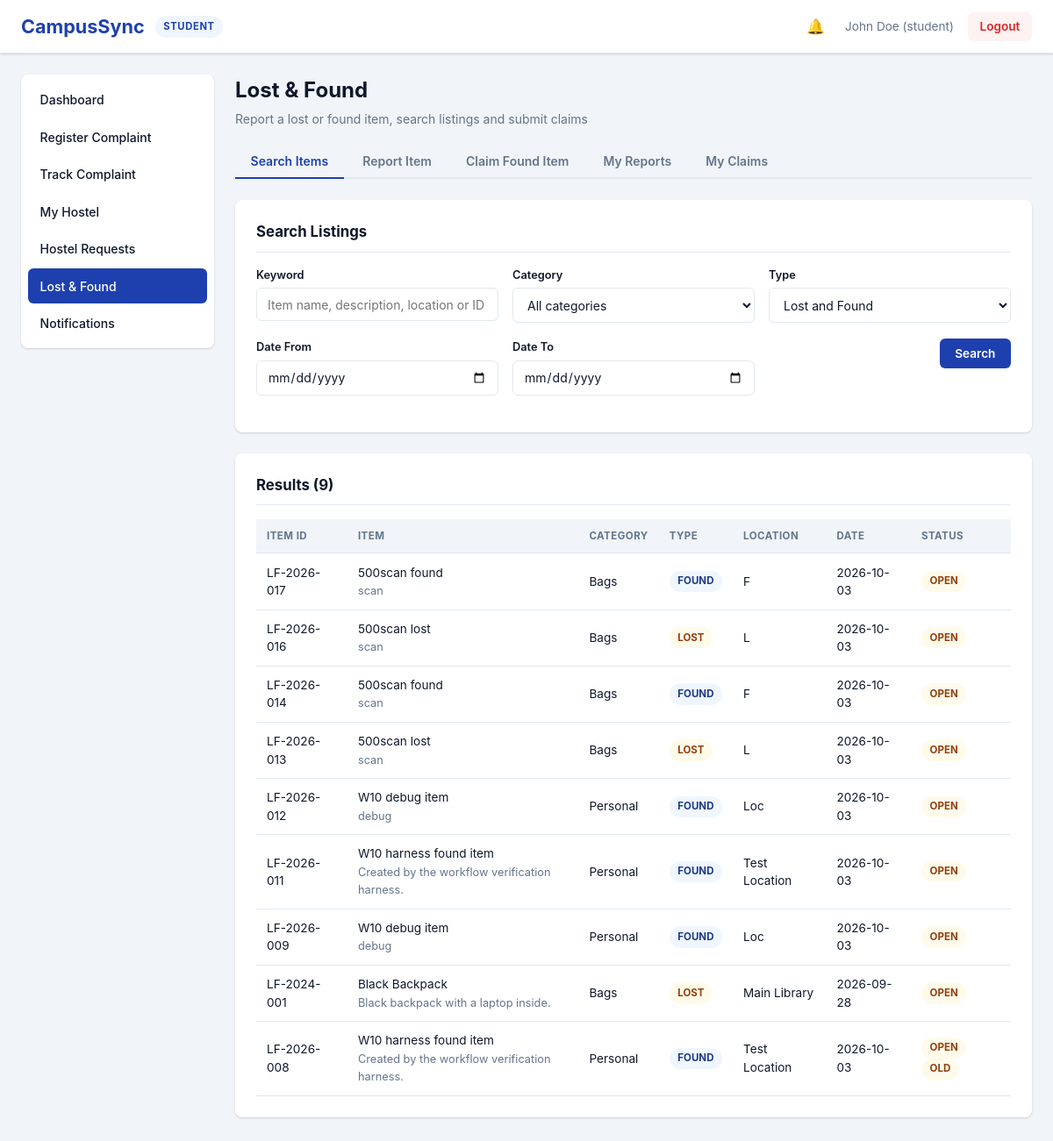
Screenshot of /student/lost-found (signed in) with the database file from the repository.
### models.py (models this page shows, shortened)
class User(db.Model):
    __tablename__ = 'users'
    id = db.Column(db.Integer, primary_key=True)
    username = db.Column(db.String(80), unique=True, nullable=False)
    password_hash = db.Column(db.String(120), nullable=False)
    role = db.Column(db.String(20), nullable=False)  # student|warden|staff|lostfound|admin
    full_name = db.Column(db.String(100), nullable=False)
    email = db.Column(db.String(120), unique=True, nullable=False)
    created_at = db.Column(db.DateTime, default=datetime.utcnow)
    phone = db.Column(db.String(20))
    department_id = db.Column(db.Integer, db.ForeignKey('departments.id'), nullable=True)
    is_active = db.Column(db.Boolean, default=True)
    failed_login_attempts = db.Column(db.Integer, default=0)
    locked_until = db.Column(db.DateTime)
    last_login_at = db.Column(db.DateTime)
    complaints = db.relationship('Complaint', backref='student', lazy=True,
                                foreign_keys='Complaint.student_id')
    hostel_requests = db.relationship('HostelRequest', backref='student', lazy=True,
                                      foreign_keys='HostelRequest.student_id')
    notifications = db.relationship('Notification', backref='user', lazy=True)

class LostFoundItem(db.Model):
    __tablename__ = 'lost_found_items'
    id = db.Column(db.Integer, primary_key=True)
    item_id = db.Column(db.String(20), unique=True, nullable=False)
    student_id = db.Column(db.Integer, db.ForeignKey('users.id'), nullable=False)
    item_name = db.Column(db.String(100), nullable=False)
    item_type = db.Column(db.String(10), nullable=False)  # 'Lost' or 'Found'
    description = db.Column(db.Text, nullable=False)
    location = db.Column(db.String(200), nullable=False)
    date = db.Column(db.Date, nullable=False)
    status = db.Column(db.String(20), default='Open')
    claimed_by = db.Column(db.Integer, db.ForeignKey('users.id'), nullable=True)
    created_at = db.Column(db.DateTime, default=datetime.utcnow)
    updated_at = db.Column(db.DateTime, default=datetime.utcnow, onupdate=datetime.utcnow)
    item_category = db.Column(db.String(60))
    photo_path = db.Column(db.String(255))
    retention_flag = db.Column(db.Boolean, default=False)
    student = db.relationship('User', foreign_keys=[student_id], backref='lost_found_items')
    claimant = db.relationship('User', foreign_keys=[claimed_by], backref='claimed_items')
    claims = db.relationship('Claim', backref='item', lazy=True,
                             cascade='all, delete-orphan')

### routes/student.py (the view, shortened to what this page needs)
@student_bp.route('/lost-found', methods=['GET', 'POST'])
@student_required
def lost_found():
    today = date.today().isoformat()
    user = current_user()
    refresh_retention_flags()
    keyword = request.args.get('keyword', '').strip()
    category = request.args.get('category', '').strip()
    type_filter = request.args.get('type', '').strip().upper()
    date_from = request.args.get('from', '').strip()
    date_to = request.args.get('to', '').strip()
    results = _search_items(keyword, category, type_filter, date_from, date_to)
    claimable = _search_items('', '', 'FOUND', '', '', claimable_only=True)
    my_items = LostFoundItem.query.filter_by(student_id=user.id).order_by(
        LostFoundItem.created_at.desc()).all()
    my_claims = Claim.query.filter_by(student_id=user.id).order_by(
        Claim.created_at.desc()).all()
    categories = [c for c in db.session.query(
        LostFoundItem.item_category).distinct().all() if c[0]]
    return render_template('student/lost_found.html', today=today,
                           items=results, claimable=claimable,
                           user_items=my_items, my_claims=my_claims,
                           categories=categories, search={
                               'keyword': keyword, 'category': category,
                               'type': type_filter, 'from': date_from, 'to': date_to})

### security.py (called while the page is built)
def get_setting(key, default=None):
    row = Setting.query.filter_by(key=key).first()
    if row and row.value is not None:
        return row.value
    if key in DEFAULT_SETTINGS:
        return DEFAULT_SETTINGS[key][0]
    return default

def get_setting_int(key, default=0):
    try:
        return int(get_setting(key, default))
    except (TypeError, ValueError):
        return default

def current_user():
    user_id = session.get('user_id')
    if not user_id:
        return None
    return db.session.get(User, user_id)

def role_required(*roles):
    def decorator(view):
        @wraps(view)
        def wrapped(*args, **kwargs):
            user = current_user()
            if not user:
                flash('Please log in to access this page.', 'error')
                return redirect(url_for('auth.login'))
            if not user.is_active:
                session.clear()
                flash('Your account has been deactivated. Contact the administrator.', 'error')
                return redirect(url_for('auth.login'))
            if user.role not in roles:
                log_action(user, 'ACCESS_DENIED',
                           module=roles[0],
                           description='Role %s tried to open %s' % (user.role, request.path))
                return _deny()
            return view(*args, **kwargs)
        return wrapped
    return decorator

### services.py (called while the page is built)
def refresh_retention_flags():
    days = get_setting_int('found_item_retention_days', 30)
    flagged = []
    cutoff = datetime.utcnow() - timedelta(days=days)
    for item in LostFoundItem.query.filter_by(item_type=ITEM_FOUND, status=LF_OPEN).all():
        reference = item.created_at or datetime.utcnow()
        if reference < cutoff:
            if not item.retention_flag:
                item.retention_flag = True
                flagged.append(item.item_id)
    if flagged:
        db.session.commit()
    return flagged

### templates/student/lost_found.html (shortened to what this page needs)
{% extends 'base.html' %}
{% block content %}
<div class='page-container'>
    <div class='page-header'>
        <h2>Lost &amp; Found</h2>
        <p>Report a lost or found item, search listings and submit claims</p>
    </div>
    <div class='tabs'>
        <button class='tab-btn active' data-tab='search'>Search Items</button>
        <button class='tab-btn' data-tab='report'>Report Item</button>
        <button class='tab-btn' data-tab='claim'>Claim Found Item</button>
        <button class='tab-btn' data-tab='my-items'>My Reports</button>
        <button class='tab-btn' data-tab='my-claims'>My Claims</button>
    </div>
    <div id='search' class='tab-content active'>
        <form method='GET' class='form-card' novalidate>
            <h3>Search Listings</h3>
            <div class='form-row'>
                <div class='form-group'>
                    <label for='keyword'>Keyword</label>
                    <input type='text' id='keyword' name='keyword' value='{{ search.keyword }}'
                           placeholder='Item name, description, location or ID'>
                </div>
                <div class='form-group'>
                    <label for='category'>Category</label>
                    <select id='category' name='category'>
                        <option value=''>All categories</option>
                    </select>
                </div>
                <div class='form-group'>
                    <label for='type'>Type</label>
                    <select id='type' name='type'>
                        <option value=''>Lost and Found</option>
                    </select>
                </div>
            </div>
            <div class='form-row'>
                <div class='form-group'>
                    <label for='from'>Date From</label>
                    <input type='date' id='from' name='from' value='{{ search['from'] }}'>
                </div>
                <div class='form-group'>
                    <label for='to'>Date To</label>
                    <input type='date' id='to' name='to' value='{{ search['to'] }}'>
                </div>
                <div class='form-group' style='display:flex;align-items:flex-end;'>
                    <button type='submit' class='btn btn-primary'>Search</button>
                </div>
            </div>
        </form>
        <div class='table-card'>
            <h3>Results ({{ items|length }})</h3>
            {% if items %}
            <div class='table-responsive'>
                <table class='data-table'>
                    <thead>
                        <tr>
                            <th>Item ID</th><th>Item</th><th>Category</th><th>Type</th>
                            <th>Location</th><th>Date</th><th>Status</th>
                        </tr>
                    </thead>
                    <tbody>
                        {% for item in items %}
                        <tr>
                            <td>{{ item.item_id }}</td>
                            <td>{{ item.item_name }}<br><span class='muted'>{{ item.description[:60] }}{% if item.description|length > 60 %}...{% endif %}</span></td>
                            <td>{{ item.item_category or '-' }}</td>
                            <td><span class='status-badge status-{{ item.item_type|lower }}'>{{ item.item_type }}</span></td>
                            <td>{{ item.location }}</td>
                            <td>{{ item.date }}</td>
                            <td>
                                <span class='status-badge status-{{ item.status|lower }}'>{{ item.status }}</span>
                                {% if item.retention_flag %}<span class='status-badge status-unread'>OLD</span>{% endif %}
                            </td>
                        </tr>
                        {% endfor %}
                    </tbody>
                </table>
            </div>
            {% else %}
            <p class='empty-state'>No items matched your search.</p>
            {% endif %}
        </div>
    </div>
</div>
{% endblock %}

### templates/base.html (shortened to what this page needs)
<!DOCTYPE html>
<html lang='en'>
<head>
    <link rel='stylesheet' href='{{ url_for('static', filename='css/style.css') }}'>
</head>
<body data-guard-exit="{{ 'true' if request.endpoint in ('student.dashboard', 'warden.dashboard', 'staff.dashboard', 'lostfound.dashboard', 'admin.dashboard') else 'false' }}" data-logout-url="{{ url_for('auth.logout') }}">
    <div class='app-container'>
        {% if session.user_id %}
        <header class='header'>
            <div class='header-left'>
                <h1 class='logo'>CampusSync</h1>
                <span class='role-badge {{ session.role }}'>{{ session.role }}</span>
            </div>
            <div class='header-right'>
                <a href='{{ url_for('student.notifications') if session.role == 'student' else url_for('admin.notifications') if session.role == 'admin' else '#' }}'
                   class='notification-indicator {% if unread_notifications|default(0) > 0 %}has-unread{% endif %}'>
                    <span class='bell'>🔔</span>
                </a>
                <span class='user-info'>{{ session.full_name }} ({{ session.username }})</span>
                <a href='{{ url_for('auth.logout') }}' class='btn btn-logout'>Logout</a>
            </div>
        </header>
        <div class='main-container'>
            <nav class='sidebar'>
                <ul class='nav-menu'>
                    {% if session.role == 'student' %}
                    <li><a href='{{ url_for('student.dashboard') }}' class='nav-link {% if request.endpoint == 'student.dashboard' %}active{% endif %}'>Dashboard</a></li>
                    <li><a href='{{ url_for('student.register_complaint') }}' class='nav-link {% if request.endpoint == 'student.register_complaint' %}active{% endif %}'>Register Complaint</a></li>
                    <li><a href='{{ url_for('student.track_complaint') }}' class='nav-link {% if request.endpoint in ('student.track_complaint', 'student.complaint_detail') %}active{% endif %}'>Track Complaint</a></li>
                    <li><a href='{{ url_for('student.hostel') }}' class='nav-link {% if request.endpoint in ('student.hostel', 'student.hostel_request_detail') %}active{% endif %}'>My Hostel</a></li>
                    <li><a href='{{ url_for('student.hostel_request') }}' class='nav-link {% if request.endpoint == 'student.hostel_request' %}active{% endif %}'>Hostel Requests</a></li>
                    <li><a href='{{ url_for('student.lost_found') }}' class='nav-link {% if request.endpoint == 'student.lost_found' %}active{% endif %}'>Lost &amp; Found</a></li>
                    <li><a href='{{ url_for('student.notifications') }}' class='nav-link {% if request.endpoint == 'student.notifications' %}active{% endif %}'>Notifications</a></li>
                    {% endif %}
                </ul>
            </nav>
            <main class='content'>
                {% block content %}{% endblock %}
            </main>
        </div>
        {% else %}
            {% block login_content %}{% endblock %}
        {% endif %}
    </div>
</body>
</html>

### rows the page displays
User: full_name "John Doe"
LostFoundItem: item_id "LF-2026-017", item_name "500scan found", description "scan", item_category "Bags", item_type "FOUND", location "F", date "2026-10-03", status "OPEN"
LostFoundItem: item_id "LF-2026-016", item_name "500scan lost", description "scan", item_category "Bags", item_type "LOST", location "L", date "2026-10-03", status "OPEN"
LostFoundItem: item_id "LF-2026-014", item_name "500scan found", description "scan", item_category "Bags", item_type "FOUND", location "F", date "2026-10-03", status "OPEN"
LostFoundItem: item_id "LF-2026-013", item_name "500scan lost", description "scan", item_category "Bags", item_type "LOST", location "L", date "2026-10-03", status "OPEN"
LostFoundItem: item_id "LF-2026-012", item_name "W10 debug item", description "debug", item_category "Personal", item_type "FOUND", location "Loc", date "2026-10-03", status "OPEN"
LostFoundItem: item_id "LF-2026-011", item_name "W10 harness found item", description "Created by the workflow verification harness.", item_category "Personal", item_type "FOUND", location "Test Location", date "2026-10-03", status "OPEN"
LostFoundItem: item_id "LF-2026-009", item_name "W10 debug item", description "debug", item_category "Personal", item_type "FOUND", location "Loc", date "2026-10-03", status "OPEN"
LostFoundItem: item_id "LF-2024-001", item_name "Black Backpack", description "Black backpack with a laptop inside.", item_category "Bags", item_type "LOST", location "Main Library", date "2026-09-28", status "OPEN"
LostFoundItem: item_id "LF-2026-008", item_name "W10 harness found item", description "Created by the workflow verification harness.", item_category "Personal", item_type "FOUND", location "Test Location", date "2026-10-03", status "OPEN", retention_flag "OLD"

### other values shown
{{ session.role }} "STUDENT"
{{ session.username }} "student"
{{ items|length }} "9"
